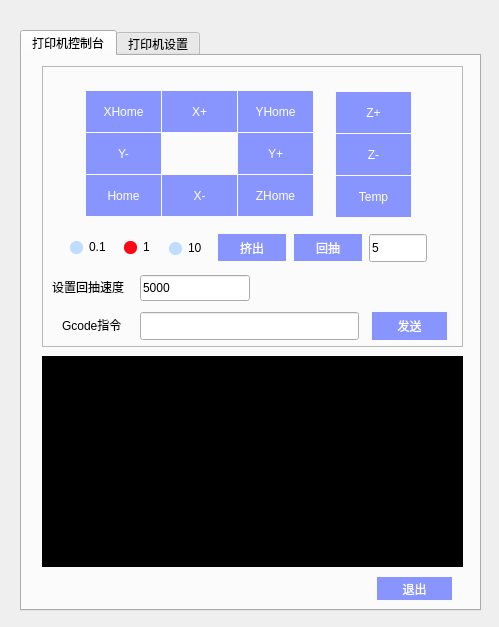
<?xml version="1.0" encoding="UTF-8"?>
<ui version="4.0">
 <class>SettingDialog</class>
 <widget class="QDialog" name="SettingDialog">
  <property name="geometry">
   <rect>
    <x>0</x>
    <y>0</y>
    <width>499</width>
    <height>627</height>
   </rect>
  </property>
  <property name="windowTitle">
   <string>Dialog</string>
  </property>
  <widget class="QTabWidget" name="tabWidget">
   <property name="geometry">
    <rect>
     <x>20</x>
     <y>30</y>
     <width>461</width>
     <height>581</height>
    </rect>
   </property>
   <property name="styleSheet">
    <string notr="true">QLabel
{
	
	font: 10pt &quot;微软雅黑&quot;;
}
QPushButton
{
	border:none;
	
	color: rgb(255, 255, 255);
	font: 10pt &quot;微软雅黑&quot;;
	background-color: rgb(137, 149, 255);
}
QPushButton:pressed
{
	
	background-color: rgb(96, 75, 255);
}
QRadioButton{
	font: 11pt &quot;微软雅黑&quot;;
}

QRadioButton::indicator{
    width: 13px;
    height: 13px;
	border-radius:6px;
	
	background-color: rgb(192, 220, 255);
}


QRadioButton::indicator:unchecked:hover {
   
	background-color: rgb(68, 66, 66);
}

QRadioButton::indicator:unchecked:pressed {
   
	background-color: rgb(11, 11, 11);
}

QRadioButton::indicator::checked {
   
	background-color: rgb(255, 7, 23);
}


QRadioButton::indicator:checked:pressed {
   
	background-color: rgb(86, 85, 120);
}</string>
   </property>
   <property name="currentIndex">
    <number>0</number>
   </property>
   <widget class="QWidget" name="Control">
    <attribute name="title">
     <string>打印机控制台</string>
    </attribute>
    <widget class="QTextBrowser" name="textBrowser">
     <property name="geometry">
      <rect>
       <x>20</x>
       <y>300</y>
       <width>421</width>
       <height>211</height>
      </rect>
     </property>
     <property name="styleSheet">
      <string notr="true">QTextBrowser
{
	
	color: rgb(255, 255, 255);
	
	background-color: rgb(0, 0, 0);
	font: 8pt &quot;微软雅黑&quot;;
}</string>
     </property>
    </widget>
    <widget class="QPushButton" name="pushButton">
     <property name="geometry">
      <rect>
       <x>355</x>
       <y>521</y>
       <width>75</width>
       <height>23</height>
      </rect>
     </property>
     <property name="text">
      <string>退出</string>
     </property>
    </widget>
    <widget class="QFrame" name="frame">
     <property name="geometry">
      <rect>
       <x>20</x>
       <y>10</y>
       <width>421</width>
       <height>281</height>
      </rect>
     </property>
     <property name="frameShape">
      <enum>QFrame::StyledPanel</enum>
     </property>
     <property name="frameShadow">
      <enum>QFrame::Raised</enum>
     </property>
     <widget class="QLineEdit" name="outlong">
      <property name="geometry">
       <rect>
        <x>327</x>
        <y>168</y>
        <width>58</width>
        <height>28</height>
       </rect>
      </property>
      <property name="text">
       <string>5</string>
      </property>
     </widget>
     <widget class="QPushButton" name="ePlus">
      <property name="geometry">
       <rect>
        <x>176</x>
        <y>168</y>
        <width>68</width>
        <height>27</height>
       </rect>
      </property>
      <property name="text">
       <string>挤出</string>
      </property>
     </widget>
     <widget class="QLineEdit" name="lineEdit">
      <property name="geometry">
       <rect>
        <x>98</x>
        <y>246</y>
        <width>219</width>
        <height>28</height>
       </rect>
      </property>
     </widget>
     <widget class="QLineEdit" name="excurdSpeed">
      <property name="geometry">
       <rect>
        <x>98</x>
        <y>209</y>
        <width>110</width>
        <height>26</height>
       </rect>
      </property>
      <property name="text">
       <string>5000</string>
      </property>
     </widget>
     <widget class="QRadioButton" name="radioButton_2">
      <property name="geometry">
       <rect>
        <x>82</x>
        <y>173</y>
        <width>42</width>
        <height>16</height>
       </rect>
      </property>
      <property name="text">
       <string>1</string>
      </property>
      <property name="checked">
       <bool>true</bool>
      </property>
     </widget>
     <widget class="QLabel" name="label_6">
      <property name="geometry">
       <rect>
        <x>10</x>
        <y>210</y>
        <width>91</width>
        <height>21</height>
       </rect>
      </property>
      <property name="text">
       <string>设置回抽速度</string>
      </property>
     </widget>
     <widget class="QPushButton" name="sendGcode">
      <property name="geometry">
       <rect>
        <x>330</x>
        <y>246</y>
        <width>75</width>
        <height>28</height>
       </rect>
      </property>
      <property name="text">
       <string>发送</string>
      </property>
     </widget>
     <widget class="QRadioButton" name="radioButton_3">
      <property name="geometry">
       <rect>
        <x>127</x>
        <y>174</y>
        <width>49</width>
        <height>16</height>
       </rect>
      </property>
      <property name="text">
       <string>10</string>
      </property>
     </widget>
     <widget class="QPushButton" name="eDele">
      <property name="geometry">
       <rect>
        <x>252</x>
        <y>168</y>
        <width>68</width>
        <height>27</height>
       </rect>
      </property>
      <property name="text">
       <string>回抽</string>
      </property>
     </widget>
     <widget class="QRadioButton" name="radioButton">
      <property name="geometry">
       <rect>
        <x>28</x>
        <y>173</y>
        <width>51</width>
        <height>16</height>
       </rect>
      </property>
      <property name="text">
       <string>0.1</string>
      </property>
     </widget>
     <widget class="QLabel" name="label_5">
      <property name="geometry">
       <rect>
        <x>20</x>
        <y>243</y>
        <width>71</width>
        <height>31</height>
       </rect>
      </property>
      <property name="text">
       <string>Gcode指令</string>
      </property>
     </widget>
     <widget class="QPushButton" name="tempture">
      <property name="geometry">
       <rect>
        <x>294</x>
        <y>110</y>
        <width>75</width>
        <height>41</height>
       </rect>
      </property>
      <property name="text">
       <string>Temp</string>
      </property>
     </widget>
     <widget class="QPushButton" name="yDele">
      <property name="geometry">
       <rect>
        <x>196</x>
        <y>67</y>
        <width>75</width>
        <height>41</height>
       </rect>
      </property>
      <property name="text">
       <string>Y+</string>
      </property>
     </widget>
     <widget class="QPushButton" name="xHome">
      <property name="geometry">
       <rect>
        <x>44</x>
        <y>25</y>
        <width>75</width>
        <height>41</height>
       </rect>
      </property>
      <property name="text">
       <string>XHome</string>
      </property>
     </widget>
     <widget class="QPushButton" name="zDele">
      <property name="geometry">
       <rect>
        <x>294</x>
        <y>68</y>
        <width>75</width>
        <height>41</height>
       </rect>
      </property>
      <property name="text">
       <string>Z-</string>
      </property>
     </widget>
     <widget class="QPushButton" name="yHome">
      <property name="geometry">
       <rect>
        <x>196</x>
        <y>25</y>
        <width>75</width>
        <height>41</height>
       </rect>
      </property>
      <property name="text">
       <string>YHome</string>
      </property>
     </widget>
     <widget class="QPushButton" name="zPlus">
      <property name="geometry">
       <rect>
        <x>294</x>
        <y>26</y>
        <width>75</width>
        <height>41</height>
       </rect>
      </property>
      <property name="text">
       <string>Z+</string>
      </property>
     </widget>
     <widget class="QPushButton" name="yPlus">
      <property name="geometry">
       <rect>
        <x>44</x>
        <y>67</y>
        <width>75</width>
        <height>41</height>
       </rect>
      </property>
      <property name="text">
       <string>Y-</string>
      </property>
     </widget>
     <widget class="QPushButton" name="xDele">
      <property name="geometry">
       <rect>
        <x>120</x>
        <y>109</y>
        <width>75</width>
        <height>41</height>
       </rect>
      </property>
      <property name="text">
       <string>X-</string>
      </property>
     </widget>
     <widget class="QPushButton" name="zHome">
      <property name="geometry">
       <rect>
        <x>196</x>
        <y>109</y>
        <width>75</width>
        <height>41</height>
       </rect>
      </property>
      <property name="text">
       <string>ZHome</string>
      </property>
     </widget>
     <widget class="QPushButton" name="xPlus">
      <property name="geometry">
       <rect>
        <x>120</x>
        <y>25</y>
        <width>75</width>
        <height>41</height>
       </rect>
      </property>
      <property name="text">
       <string>X+</string>
      </property>
     </widget>
     <widget class="QPushButton" name="xDele_2">
      <property name="geometry">
       <rect>
        <x>44</x>
        <y>109</y>
        <width>75</width>
        <height>41</height>
       </rect>
      </property>
      <property name="text">
       <string>Home</string>
      </property>
     </widget>
    </widget>
   </widget>
   <widget class="QWidget" name="tab">
    <attribute name="title">
     <string>打印机设置</string>
    </attribute>
    <widget class="QLabel" name="label">
     <property name="geometry">
      <rect>
       <x>30</x>
       <y>40</y>
       <width>81</width>
       <height>21</height>
      </rect>
     </property>
     <property name="text">
      <string>预加热时间</string>
     </property>
     <property name="alignment">
      <set>Qt::AlignCenter</set>
     </property>
    </widget>
    <widget class="QLineEdit" name="lineEdit_2">
     <property name="geometry">
      <rect>
       <x>112</x>
       <y>39</y>
       <width>111</width>
       <height>23</height>
      </rect>
     </property>
     <property name="text">
      <string>5</string>
     </property>
    </widget>
    <widget class="QLabel" name="label_2">
     <property name="geometry">
      <rect>
       <x>224</x>
       <y>40</y>
       <width>43</width>
       <height>20</height>
      </rect>
     </property>
     <property name="text">
      <string>分钟</string>
     </property>
     <property name="alignment">
      <set>Qt::AlignCenter</set>
     </property>
    </widget>
    <widget class="QLabel" name="label_3">
     <property name="geometry">
      <rect>
       <x>44</x>
       <y>73</y>
       <width>65</width>
       <height>21</height>
      </rect>
     </property>
     <property name="text">
      <string>加热温度</string>
     </property>
     <property name="alignment">
      <set>Qt::AlignCenter</set>
     </property>
    </widget>
    <widget class="QLineEdit" name="lineEdit_3">
     <property name="geometry">
      <rect>
       <x>112</x>
       <y>73</y>
       <width>111</width>
       <height>23</height>
      </rect>
     </property>
     <property name="text">
      <string>35</string>
     </property>
    </widget>
    <widget class="QLabel" name="label_4">
     <property name="geometry">
      <rect>
       <x>225</x>
       <y>74</y>
       <width>43</width>
       <height>20</height>
      </rect>
     </property>
     <property name="text">
      <string>度</string>
     </property>
     <property name="alignment">
      <set>Qt::AlignCenter</set>
     </property>
    </widget>
    <widget class="QCustomPlot" name="cusplot" native="true">
     <property name="geometry">
      <rect>
       <x>30</x>
       <y>230</y>
       <width>411</width>
       <height>301</height>
      </rect>
     </property>
    </widget>
    <widget class="QLabel" name="label_7">
     <property name="geometry">
      <rect>
       <x>50</x>
       <y>110</y>
       <width>58</width>
       <height>21</height>
      </rect>
     </property>
     <property name="text">
      <string>耗材半径</string>
     </property>
    </widget>
    <widget class="QLineEdit" name="filamentDiameter">
     <property name="geometry">
      <rect>
       <x>112</x>
       <y>109</y>
       <width>112</width>
       <height>24</height>
      </rect>
     </property>
     <property name="text">
      <string>2980</string>
     </property>
    </widget>
    <widget class="QLabel" name="label_8">
     <property name="geometry">
      <rect>
       <x>38</x>
       <y>146</y>
       <width>70</width>
       <height>21</height>
      </rect>
     </property>
     <property name="text">
      <string>挤出头宽度</string>
     </property>
    </widget>
    <widget class="QLineEdit" name="extrusionWidth">
     <property name="geometry">
      <rect>
       <x>112</x>
       <y>147</y>
       <width>113</width>
       <height>22</height>
      </rect>
     </property>
     <property name="text">
      <string>4000</string>
     </property>
    </widget>
    <widget class="QLabel" name="label_9">
     <property name="geometry">
      <rect>
       <x>43</x>
       <y>180</y>
       <width>61</width>
       <height>20</height>
      </rect>
     </property>
     <property name="text">
      <string>打印速度</string>
     </property>
    </widget>
    <widget class="QLineEdit" name="printSpeed">
     <property name="geometry">
      <rect>
       <x>113</x>
       <y>180</y>
       <width>113</width>
       <height>21</height>
      </rect>
     </property>
     <property name="text">
      <string>50</string>
     </property>
    </widget>
   </widget>
  </widget>
 </widget>
 <customwidgets>
  <customwidget>
   <class>QCustomPlot</class>
   <extends>QWidget</extends>
   <header>./Plot/qcustomplot.h</header>
   <container>1</container>
  </customwidget>
 </customwidgets>
 <resources/>
 <connections/>
</ui>
